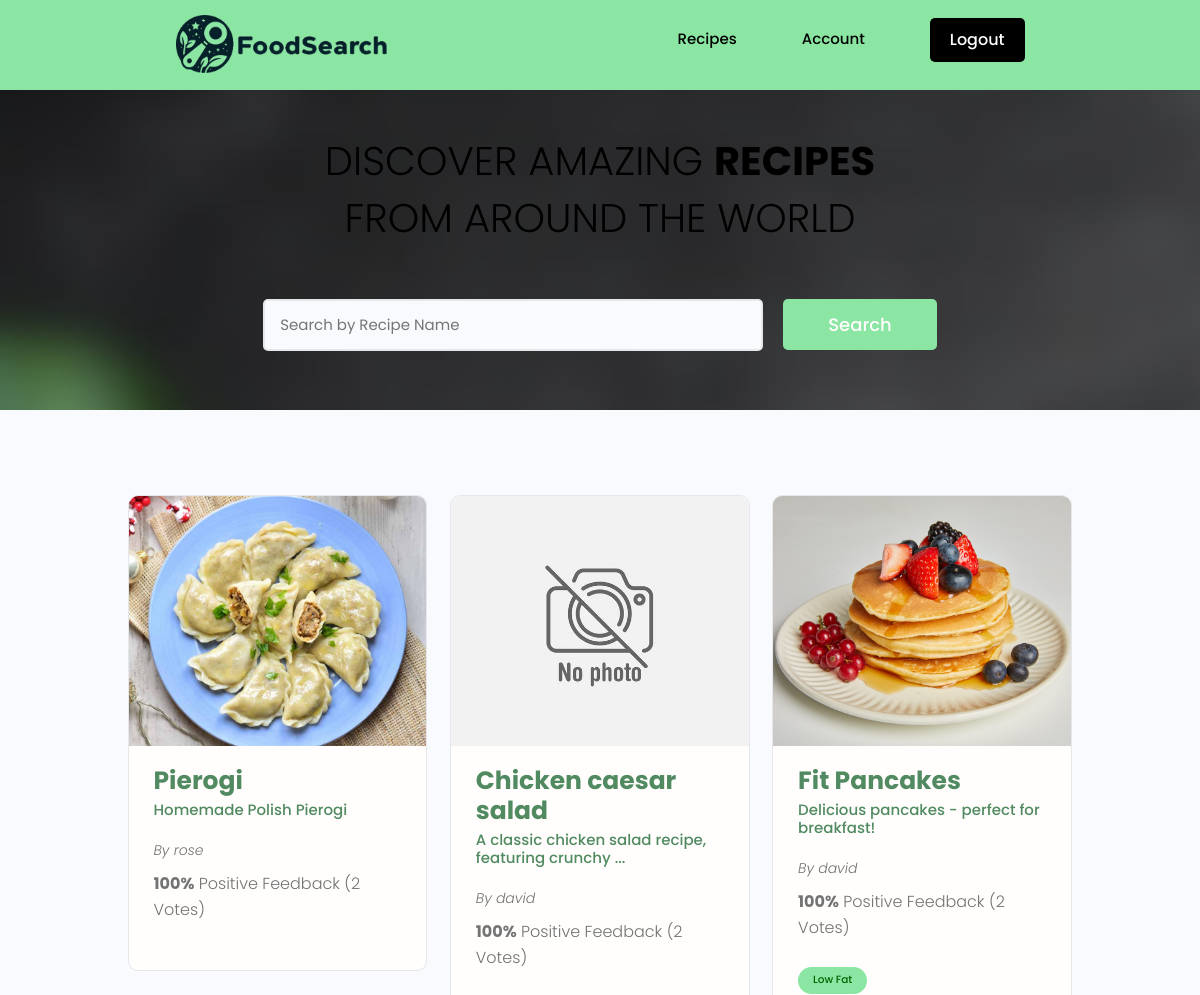
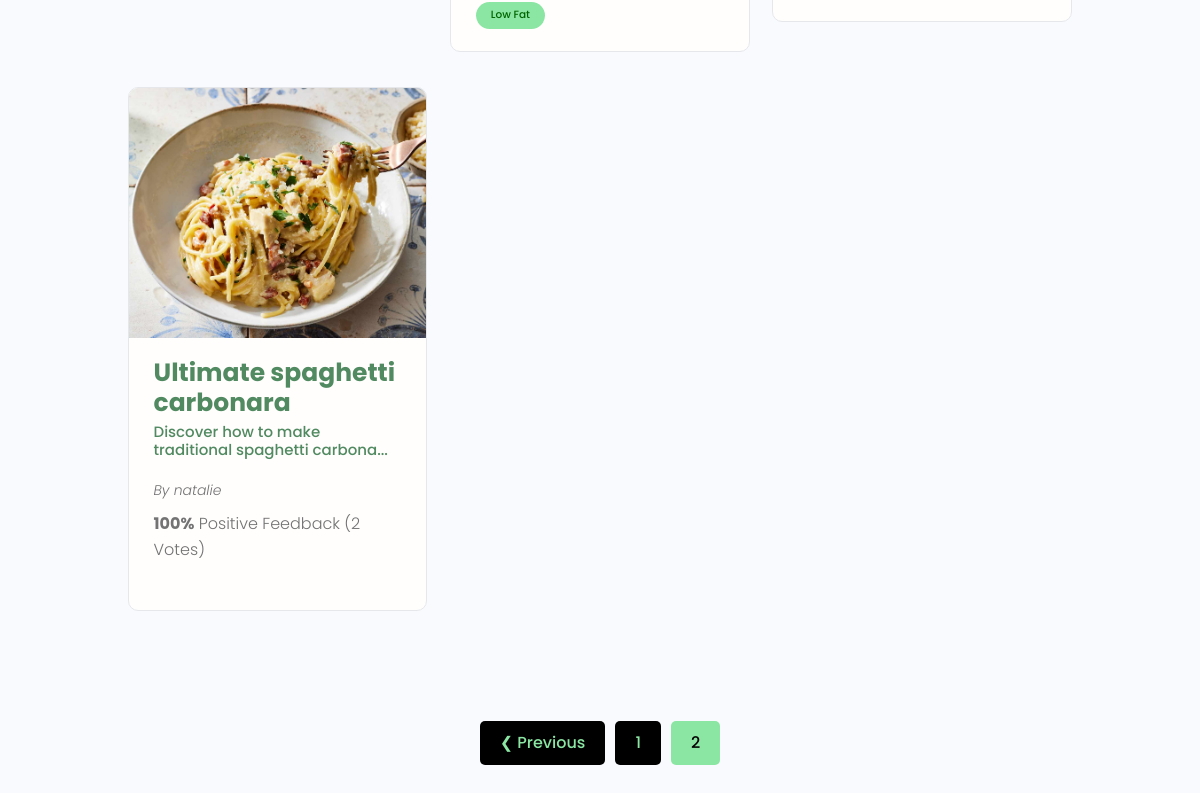
/?search_query=&page=2 (signed in), run on the app's committed database (2 pictures, top to bottom).
### catalogue/models.py (models this page shows, shortened)
class Recipe(models.Model):
    id = models.UUIDField(default=uuid.uuid4,editable=False,primary_key=True,unique=True)
    owner = models.ForeignKey(Profile,on_delete=models.SET_NULL,blank=True,null=True,related_name='recipes')
    created = models.DateTimeField(auto_now_add=True)
    name = models.CharField(blank=False,null=False,max_length=200)
    image = models.ImageField(blank=True,null=True,upload_to="recipes/",default="recipes/default-recipe.jpg")
    vote_total = models.IntegerField(default=0,null=True,blank=True)
    vote_ratio = models.IntegerField(default=0,null=True,blank=True)
    intro = models.CharField(max_length=100,blank=True,null=True)
    description = models.TextField(blank=True,null=True)
    tags = models.ManyToManyField('Tag',blank=True)
    def __str__(self) -> str:
        return str(self.name)
    class Meta:
        ordering = ['vote_ratio','vote_total']

class Profile(models.Model):
    user = models.OneToOneField(User,on_delete=models.CASCADE,null=True,blank=True)
    username = models.CharField(blank=False,null=False,max_length=200)
    image = models.ImageField(blank=True,null=True,upload_to="recipes/",default="recipes/default-profile.jpg")
    email = models.EmailField(blank=False,null=False,max_length=200)
    created = models.DateTimeField(auto_now_add=True)
    id = models.UUIDField(default=uuid.uuid4,editable=False,primary_key=True,unique=True)
    def __str__(self) -> str:
        return str(self.username)

class Tag(models.Model):
    id = models.UUIDField(default=uuid.uuid4,editable=False,primary_key=True,unique=True)
    created = models.DateTimeField(auto_now_add=True)
    name = models.CharField(max_length=200,blank=False,null=False)
    def __str__(self):
        return self.name

### catalogue/views.py (the view)
# urls.py: path('',views.showRecipes,name="recipes"),
def showRecipes(request):
    recipes, searchQuery = searchRecipes(request)
    custom_range, recipes = paginateRecipes(request,recipes,6)
    context = {'recipes':recipes,'searchQuery':searchQuery,'custom_range':custom_range}
    return render(request,'recipes.html',context=context)

### catalogue/utils.py (called while the page is built)
def searchRecipes(request):
    searchQuery = request.GET.get("search_query","")
    matchingTags = Tag.objects.filter(name__icontains=searchQuery)
    recipes = Recipe.objects.distinct().filter(
        Q(name__icontains=searchQuery) |
        Q(owner__username__icontains=searchQuery) |
        Q(intro__icontains=searchQuery) |
        Q(tags__in=matchingTags)
    )
    return recipes, searchQuery

def paginateRecipes(request,recipes,results):
    pageNumber = request.GET.get('page')
    paginator = Paginator(recipes,results)
    try:
        recipes = paginator.page(pageNumber)
    except PageNotAnInteger:
        pageNumber = 1
        recipes = paginator.page(pageNumber)
    except EmptyPage:
        pageNumber = paginator.num_pages
        recipes = paginator.page(pageNumber)
    leftIndex = (int(pageNumber) - 4)
    if leftIndex < 1:
        leftIndex = 1
    rightIndex = (int(pageNumber) + 5)
    if rightIndex > paginator.num_pages:
        rightIndex = paginator.num_pages + 1
    custom_range = range(leftIndex,rightIndex)
    return custom_range, recipes

### catalogue/templates/recipes.html (shortened to what this page needs)
{% extends 'main.html' %}
{% load static %}
{% block body %}
<main class="home">
  <section class="hero-section text-center">
    <div class="container container--narrow">
      <div class="hero-section__box">
        <h2>DISCOVER AMAZING <span>RECIPES</span></h2>
        <h2>FROM AROUND THE WORLD</h2>
      </div>
      <div class="hero-section__search">
        <form id='searchForm' class="form" action="" method="get">
          <div class="form__field">
            <input class="input input--text" id="formInput#search" type="text" name="search_query"
              placeholder="Search by Recipe Name" value="{{searchQuery}}"  />
          </div>
          <input class="btn btn--sub btn--lg" type="submit" id="searchButton" value="Search" />
        </form>
      </div>
    </div>
  </section>
  <section class="projectsList">
    <div class="container">
      <div class="grid grid--three">
        {% for recipe in recipes %}
        <div class="column">
          <div class="card project">
            <a href="{% url 'single-recipe' recipe.id %}" class="project">
              <img class="project__thumbnail" src="{{ recipe.image.url }}" alt="recipe thumbnail" />
              <div class="card__body">
                <h3 class="project__title">{{recipe}}</h3>
                <h5 class="project__intro">
                  {% if recipe.intro|length > 50 %}
                    {{recipe.intro|slice:"50"}}...
                  {% else %}
                    {{recipe.intro}}
                  {% endif %}
                </h5>
                <p class="project__author">By {{ recipe.owner }}</p>
                <p class="project--rating">
                  <span style="font-weight: bold;">{{recipe.vote_ratio}}%</span> Positive
                  Feedback ({{recipe.vote_total}} Vote{{recipe.vote_total|pluralize:"s"}})
                </p>
                <div class="project__tags">
                  {% for tag in  recipe.tags.all %}
                  <span class="tag tag--pill tag--main">
                    <small>{{tag}}</small>
                  </span>
                  {% endfor %}
                </div>
              </div>
            </a>
          </div>
        </div>
        {% endfor %}
      </div>
    </div>
  </section>
  {% if recipes.has_other_pages %}
    <div class="pagination">
      <ul class="container">
        {% if recipes.has_previous %}
        <li><a href="?search_query={{searchQuery}}&page={{recipes.previous_page_number}}" class="btn page-link">&#10094; Previous</a></li>
        {% endif %}
        {% for page in custom_range %}
        {% if page == recipes.number %}
        <li><a href="?search_query={{searchQuery}}&page={{page}}" class="btn btn--sub page-link">{{page}}</a></li>
        {% else %}
        <li><a href="?search_query={{searchQuery}}&page={{page}}" class="btn page-link">{{page}}</a></li>
        {% endif %}
        {% endfor %}
      </ul>
    </div>
  {% endif %}
</main>
{% endblock body %}

### static/styles/app.css (style rules this page uses)
:root { --color-sub: #2d2d39; }
.btn--sub { background-color: var(--color-sub-light); }
.card { border: 2px solid var(--border-card); }
img { width: 100%; }
.hero-section { height: 40vh; display: flex; align-items: center; background: url('/static/images/banner.jpg') no-repeat fixed; background-size: cover; }
.hero-section__box { margin-bottom: 4rem; }
.hero-section__box > h2, .hero-section__box > h2 > span { font-size: 4rem; color: var(--color-light); line-height: 1.3; text-transform: uppercase; }
.hero-section__box > h2 { font-weight: 300; }
.hero-section__box > h2 > span { font-weight: 700; }
.hero-section__search > .form { display: flex; align-items: center; justify-content: center; gap: 2rem; }
.hero-section__search > .form input.input--text { width: 50rem; cursor: text !important; }
.pagination { margin-top: 8rem; margin-bottom: 10rem; }
.pagination > ul { flex-wrap: wrap; list-style: none; display: flex; align-items: center; justify-content: center; gap: 1rem; }
.pagination .btn { color: var(--color-sub); }
.pagination .btn.btn--sub { color: var(--color-light); }
.project__author { font-size: 1.4rem; font-style: italic; }
.project--rating { margin-bottom: 1.6em; margin-top: .5em; }
.projectsList { margin-top: 8rem; }
.project__thumbnail { height: 25rem; object-fit:cover; object-position:center; }
.project__title { font-size: 2.5rem; font-weight: 700; color: #518a60; }
.project__intro { font-size: 1.5rem; font-weight: 500; color: #518a60; margin-bottom: 2rem; }

### static/uikit/styles/modules/_variables.css (style rules this page uses)
:root { --color-main: #5aa5b9; --color-main-light: #e6faff; --color-sub: #8ae6a2; --color-sub-light: #51546e; --color-sub-lighter: #ededfd; --color-text: #737373; --color-gray: #8b8b8b; --color-light: #000000; --color-light-gray: #767676; --color-bg: #f8fafd; --color-white: #fffefd; --color-white-light: #f3f3f3; --color-success: #359e64; --color-success-bg: #def8e8; --color-error: #fc4b0b; --color-error-bg: #fff2ee; --font-base: 'Poppins', arial, helvetica, 'Segoe UI', roboto, ubuntu, sans-serif; --font-monospace: 'Fira Code', 'Courier New', courier, monospace; --font-regular: 300; --font-medium: 500; --font-bold: 700; --border-card: #e5e7eb; --generic-shadow: 1px 1px 5px #00000010; --generic-transition: all 0.3s ease-in-out; }

### static/uikit/styles/modules/_base.css (style rules this page uses)
* { margin: 0; padding: 0; box-sizing: border-box; text-rendering: optimizeLegibility; color: inherit; font-size: inherit; }
html { font-size: 50%; }
@media only screen and (min-width: 480px) { html { font-size: 56.25%; } }
@media only screen and (min-width: 1200px) { html { font-size: 62.5%; } }
body { line-height: 1.6; font-weight: 400; font-size: 1.5rem; color: var(--color-text); background-color: var(--color-bg); min-height: 100vh; }

### static/uikit/styles/modules/_typography.css (style rules this page uses)
* { font-family: var(--font-base); }
h2 { font-size: 3.6rem; font-weight: var(--font-bold); }
h3 { font-size: 3.2rem; font-weight: var(--font-medium); }
h5 { font-size: 2.4rem; font-weight: var(--font-medium); }
h5, h6 { font-weight: var(--font-regular); }
p, span, strong { font-size: 1.6rem; color: var(--color-text); font-weight: var(--font-regular); }
a { padding-bottom: 2px; text-decoration: none; display: inline-block; color: var(--color-main); font-weight: var(--font-medium); }

### static/uikit/styles/modules/_utilities.css (style rules this page uses)
.container { width: 92%; max-width: 165rem; margin: 0 auto; box-sizing: border-box; }
.container--narrow { width: 92%; max-width: 120rem; }
@media screen and (min-width: 1000px) { .container { width: 90%; } }
@media screen and (min-width: 1000px) { .container--narrow { width: 85%; } }
@media screen and (min-width: 1200px) { .container { width: 80%; } }
@media screen and (min-width: 1200px) { .container--narrow { width: 72%; } }
.text-center { text-align: center; }

### static/uikit/styles/modules/_button.css (style rules this page uses)
.btn { display: inline-block; position: relative; cursor: pointer; background-color: var(--color-light); font-weight: var(--font-medium); color: var(--color-sub); text-decoration: none; padding: 1rem 2rem; border-radius: 0.5rem; border: none; width: -webkit-fit-content; width: -moz-fit-content; width: fit-content; height: -webkit-fit-content; height: -moz-fit-content; height: fit-content; font-size: 1.6rem; outline-width: 0; outline-color: transparent; -webkit-backface-visibility: hidden; backface-visibility: hidden; transition: all 0.3s ease-in-out; }
.btn--sub { background-color: var(--color-sub); color: var(--color-white); }
.btn--lg { font-size: 1.8rem; padding: 1.2rem 4.5rem; }

### data on the page
Recipe: image (picture), name "Pierogi", intro "Homemade Polish Pierogi", owner "rose", vote_ratio "100", vote_total "2"
Recipe: image (placeholder picture), name "Chicken caesar salad", intro "A classic chicken salad recipe, featuring crunchy", owner "david", vote_ratio "100", vote_total "2"
Tag: name "Low Fat"
Recipe: image (picture), name "Fit Pancakes", intro "Delicious pancakes - perfect for breakfast!", owner "david", vote_ratio "100", vote_total "2"
Recipe: image (picture), name "Ultimate spaghetti carbonara", intro "Discover how to make traditional spaghetti carbona", owner "natalie", vote_ratio "100", vote_total "2"

### other printed values
{{ page }} "1"
{{ page }} "2"
